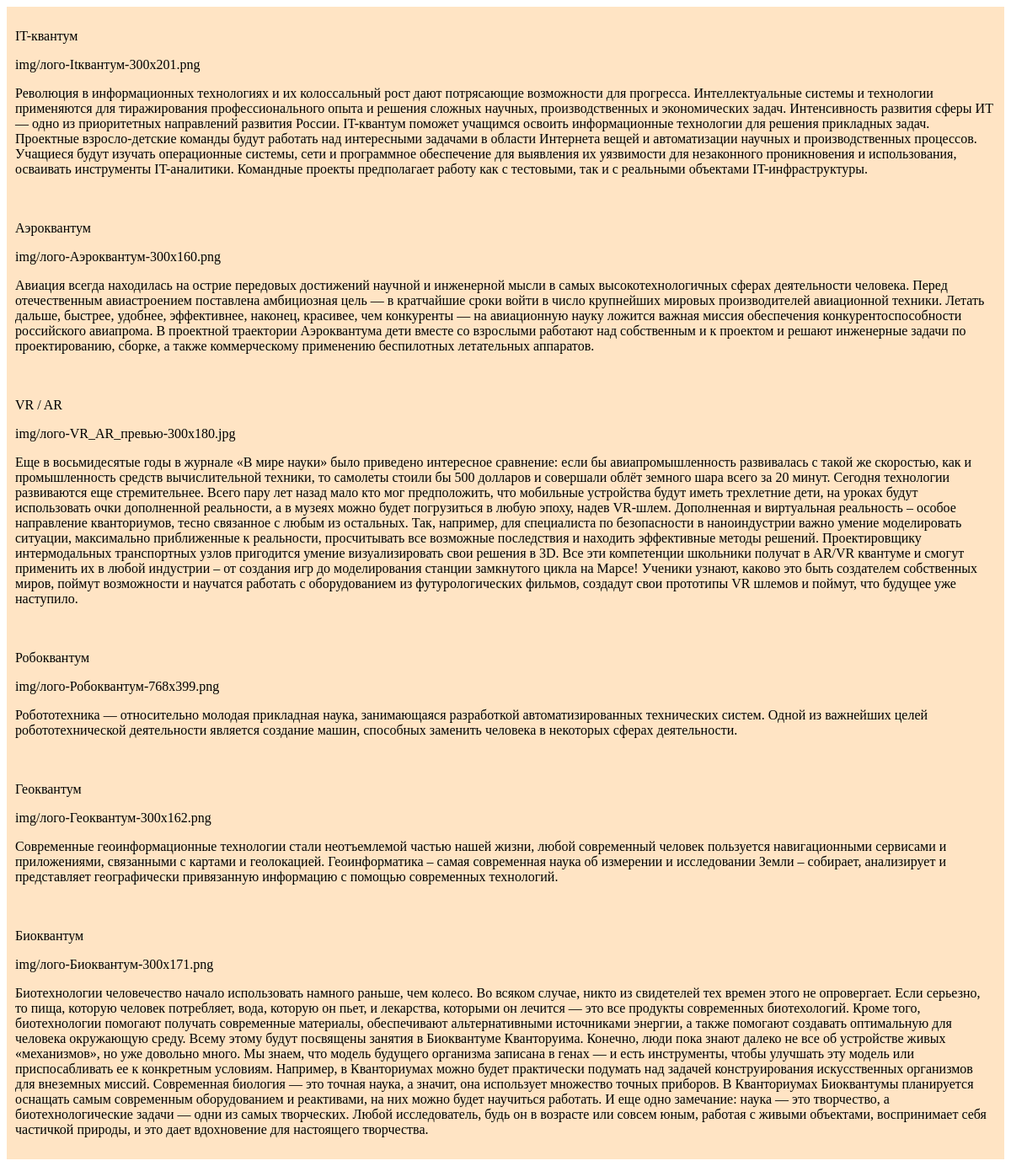
Before: /kvantums with the older database file.
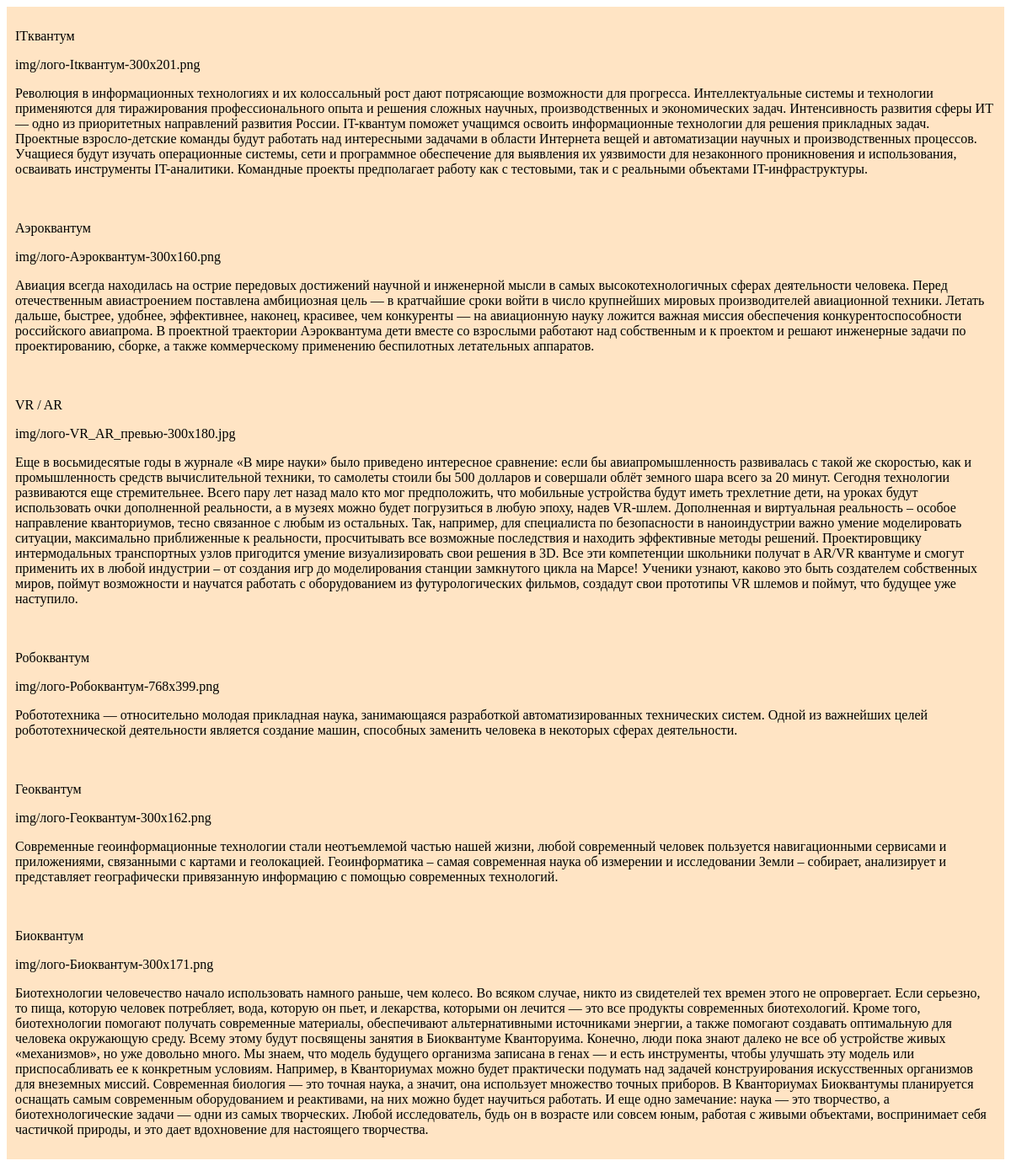
After: the same page with the newer database file.
### kvant_projects/apps/kvant_proj/models.py (models this page shows, shortened)
class Kvantum(models.Model):
    kvantum = models.CharField(max_length=50, verbose_name='квантум')
    description = models.CharField(max_length=10000, verbose_name='описание квантума')
    kvantum_logo = models.ImageField(upload_to="img", verbose_name='логотип квантума', blank=True)
    class Meta:
        verbose_name = 'Квантум'
        verbose_name_plural = 'Квантумы'

### kvant_projects/apps/kvant_proj/views.py (the view)
# urls.py: path('kvantums', kvantums, name='kvantums'),
def kvantums(request):
    Kvantum_list = Kvantum.objects.all()
    context = {
        "kvant_list": Kvantum_list
    }
    return render(request, 'kvantum_list.html', context)

### kvant_projects/apps/kvant_proj/templates/kvantum_list.html
{% extends 'index.html' %}
{% block content %}
    {% for kvant in kvant_list %}
        <div style="background: bisque; padding: 10px">
        <p>{{ kvant.kvantum }} </p>
        {{ kvant.kvantum_logo }}
        <p>{{ kvant.description }}</p>
        </div>
    {% endfor %}
{% endblock %}

Changed rows visible on the page:
changed Kvantum "img/лого-Itквантум-300x201.png": kvantum "IT-квантум" → "ITквантум"
